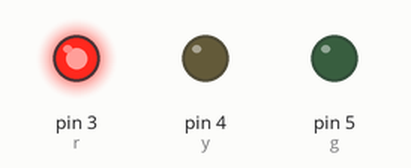
The sketch below on a simulated Arduino Uno, built with avr-gcc and run on an emulated ATmega328P. On the bench: output pins drawn as LEDs (lit = HIGH).

Above: at 3.0 s.
At 12.0 s:
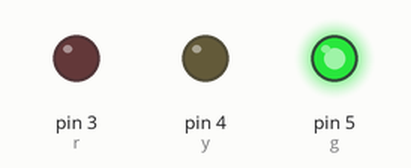
At 16.5 s:
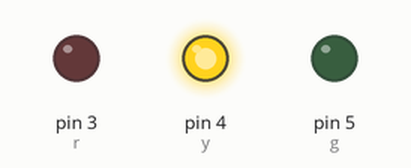
Timing chart, 0 to 23.4 s (numbered marks = the images above):
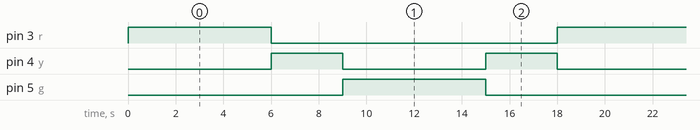

Measured:
- by itself, pin 3 (r), pin 5 (g): alternates HIGH for 6.0 s and LOW for 12.0 s
- by itself, pin 4 (y): alternates HIGH for 3.0 s and LOW for 6.0 s
- by itself, everything shown: repeats every 18.0 s, in 5 steps

The sketch:

light_signal_task.ino
```cpp
#define r 3
#define y 4
#define g 5


void setup() {
pinMode(r,OUTPUT);
pinMode(y,OUTPUT);
pinMode(g,OUTPUT);
}

void loop() {
digitalWrite(r,HIGH);
delay(6000);
digitalWrite(r,LOW);
digitalWrite(y,HIGH);
delay(3000);
digitalWrite(y,LOW);
digitalWrite(g,HIGH);
delay(6000);
digitalWrite(g,LOW);
digitalWrite(y,HIGH);
delay(3000);
digitalWrite(y,LOW);
}
```
